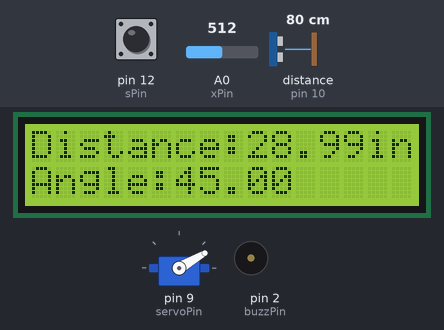
A sketch run on a simulated Arduino Uno, built with avr-gcc and run on an emulated ATmega328P. On the bench: servo, 16×2 character LCD, buzzer (waves = sounding, pin HIGH). Wiring (inferred from the names in the program): ultrasonic range finder: trigger pin 11; echo pin 10. The inputs (shaded band) are chosen by the test bench; at power-on: distance to the obstacle (sensor on pin 10) 80 cm, pin 12 (sPin) HIGH, A0 (xPin) = 512. The echo pulse lasts 58.3 µs per cm; pins used as bus, display or sensor lines are not drawn; what the sketch prints to the serial monitor is not drawn.

Above: at 1.2 s.
1.3 s: distance to the obstacle (sensor on pin 10) set to 8 cm
At 1.63 s:
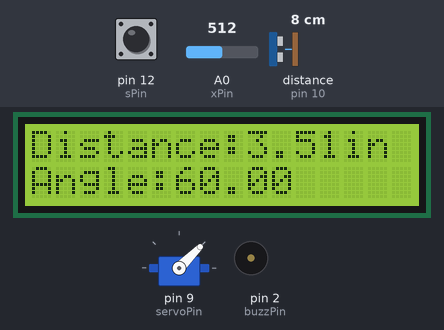
3.3 s: distance to the obstacle (sensor on pin 10) set to 5 cm
At 4.5 s:
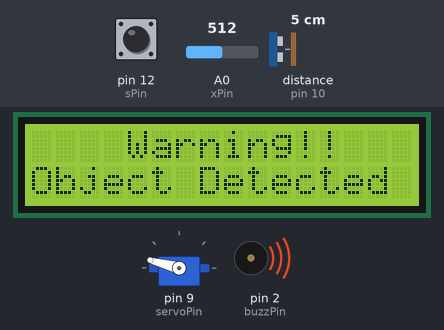
6.2 s: distance to the obstacle (sensor on pin 10) set to 9 cm
At 6.8 s:
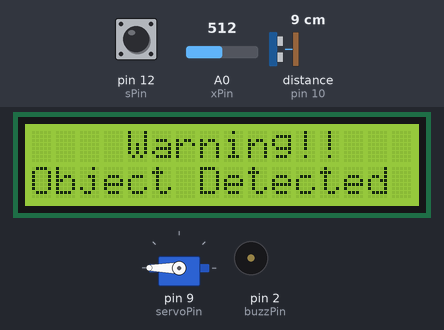
8.7 s: distance to the obstacle (sensor on pin 10) set to 2 cm
At 10.0 s:
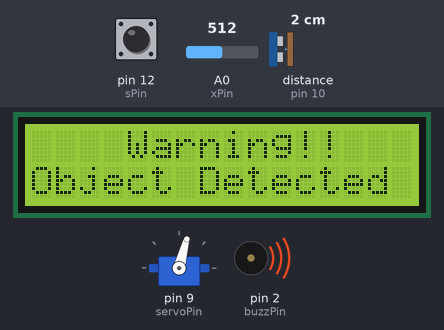
Timing chart, 0 to 31.5 s (numbered marks = the images above; inputs shaded):
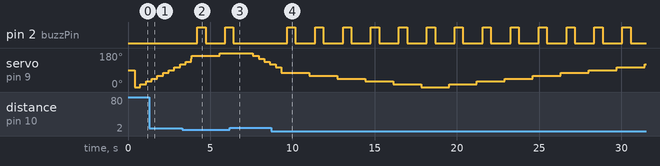

Measured:
- the behaviour switches between 7 and 6 cm on distance to the obstacle (sensor on pin 10) (found by bisection; images 1 and 2)
- after the input at 3.3 s, pin 2 (buzzPin): LOW → HIGH after 0.92 s, → LOW 0.50 s later, → HIGH 1.2 s later
- after the input at 6.2 s, pin 2 (buzzPin): goes on until 6.4 s, then stays LOW; servo on pin 9 (servoPin): 180° → 165° after 1.4 s instead of 1.1 s
- after the input at 8.7 s, pin 2 (buzzPin): alternates HIGH for 0.50 s and LOW for 1.2 s, starting after 0.98 s
- what the display in image 2 shows lasts 1.3 s, from 3.9 s to 5.2 s

The sketch:

radarscanner.ino
```cpp
#include <Servo.h>
#include <LiquidCrystal.h>


int servoPin = 9;
float angle = 0;
Servo myServo;
int step = 15;


//UltraSonic Sensor
int trigPin = 11;
int echoPin = 10;
float pingTravelTime;
float distance;

//lcd Setup
int rs = 7;
int en = 8;
int d4 = 6;
int d5 = 5;
int d6 = 4;
int d7 = 3;

LiquidCrystal lcd(rs,en,d4,d5,d6,d7);

int buzzPin = 2;

int xPin = A0;
int sPin = 12;
int xVal;
int sVal;

float joystickAngle;
float alpha = .1;


void setup() {
  Serial.begin(9600);
  myServo.attach(servoPin);
  pinMode(trigPin, OUTPUT);
  pinMode(echoPin, INPUT);
  pinMode(buzzPin, OUTPUT);
  lcd.begin(16,2);
  pinMode(xPin, INPUT);
  pinMode(sPin, INPUT);
  digitalWrite(sPin, HIGH);

}

void loop() {

  digitalWrite(trigPin, LOW);
  delayMicroseconds(100);
  digitalWrite(trigPin, HIGH);
  delayMicroseconds(100);
  digitalWrite(trigPin, LOW);
  pingTravelTime = pulseIn(echoPin, HIGH);
  delay(25);


  distance = (4.25/700.)*pingTravelTime + .786;

  Serial.print(distance);
  Serial.print(",");
  Serial.println(angle);

  lcd.setCursor(0,0);
  lcd.print("Distance:");
  lcd.print(distance);
  lcd.print("in");

  lcd.setCursor(0,1);
  lcd.print("Angle:");
  lcd.print(angle);
  delay(300);
  lcd.clear();


  xVal = analogRead(xPin);
  sVal = digitalRead(sPin);


  //Joystick control
  /*

  joystickAngle = (-180./1023.) * xVal + 180;

  myServo.write(joystickAngle);

  if (joystickAngle >= 180){
    joystickAngle = 180;

  }

  if (joystickAngle <= 0){
    joystickAngle = 0;

  }

  */


  //Autonomous movement
  myServo.write(angle);

  angle = angle + step;

  if (angle >= 180 || angle <= 0){
    step = -step;

  }


  delay(10);


  if (distance <= 3.00){
    // Stop Servo
    myServo.write(angle);


    lcd.setCursor(4,0);
    lcd.write("Warning!!");
    lcd.setCursor(0,1);
    lcd.write("Object Detected");
    delay(350);


    //activebuzz
    digitalWrite(buzzPin, HIGH);
    delay(500);
    digitalWrite(buzzPin, LOW);
    delay(500);

    lcd.clear();


  }


}
```
